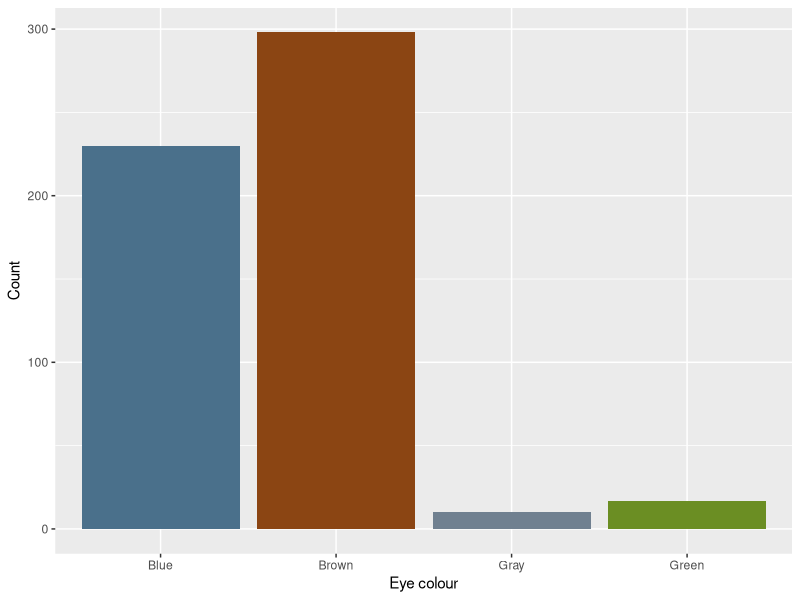

Source code (R): (Note: this script raises an error after producing the figure.)
## ---- chunk 1
library(tidyverse)
library(cowplot)
## ---- chunk 2
df <- tibble(eye_col = sample(c("Brown", "Blue", "Green", "Gray"), 555,
                        replace = T, prob = c(.55, .39, .04, .02)),
             age = rnorm(length(eye_col), 20, .65))

p1 <- df %>%
  ggplot(aes(x = eye_col)) +
  geom_bar(fill = c("skyblue4", "chocolate4", "slategray", "olivedrab"), colour=NA) +
  labs(x = "Eye colour", y = "Count")

p2 <- df %>%
  ggplot(aes(x = age)) +
  geom_histogram() +
  stat_density(aes(y = ..density.. * 80), geom = "line", color = theme_col, lwd = 1) +
  labs(x = "Age (years)", y = "Count")
  
plot_grid(p1, p2)
